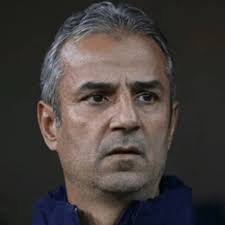
#> input picture resimkaristirma/isokartal.jpeg, 225 x 225 px
$ python resimkaristirma.py
#> lines starting #> are read from the running program, lines starting #| are printed output that depends on the picture
import cv2
import matplotlib.pyplot as plt

# Görselleri oku ve boyutlandır
img1 = cv2.imread("isokartal.jpeg")
#> img1 is the input picture: shape (225, 225, 3); mean B, G, R 60.6, 62.9, 69.2
img2 = cv2.imread("stad.jpeg")
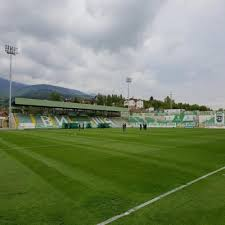
#> input picture resimkaristirma/stad.jpeg, 225 x 225 px
#> img2 is the input picture: shape (225, 225, 3); mean B, G, R 105.1, 134.8, 121.4

img1 = cv2.resize(cv2.cvtColor(img1, cv2.COLOR_BGR2RGB), (800, 800))
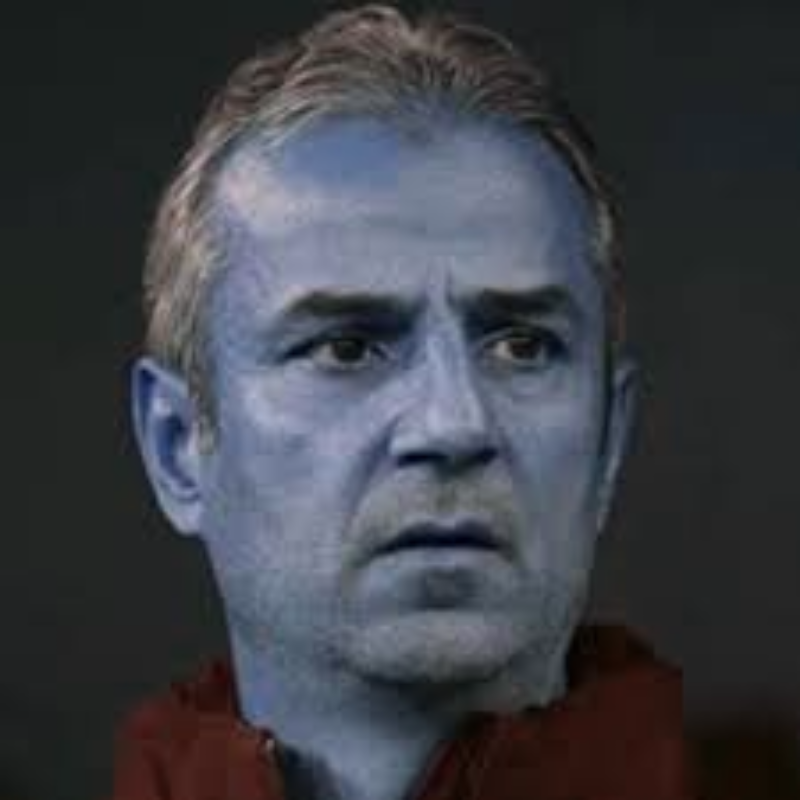
#> img1: shape (800, 800, 3); mean B, G, R 69.1, 62.8, 60.5
img2 = cv2.resize(cv2.cvtColor(img2, cv2.COLOR_BGR2RGB), (800, 800))
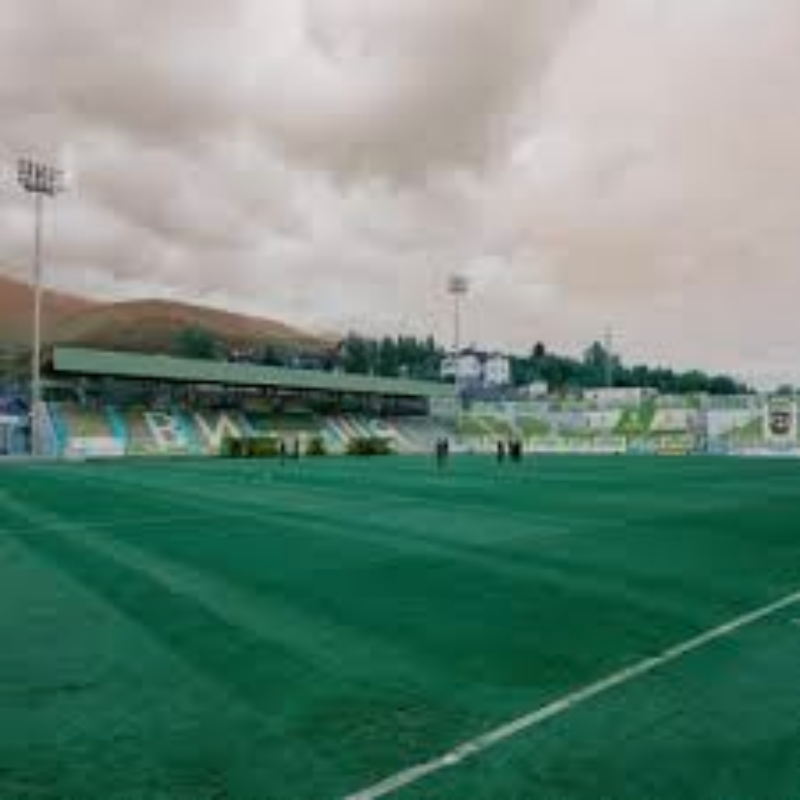
#> img2: shape (800, 800, 3); mean B, G, R 121.3, 134.7, 105

# Görselleri karıştır
blended = cv2.addWeighted(img1, 0.8, img2, 0.2, 0)
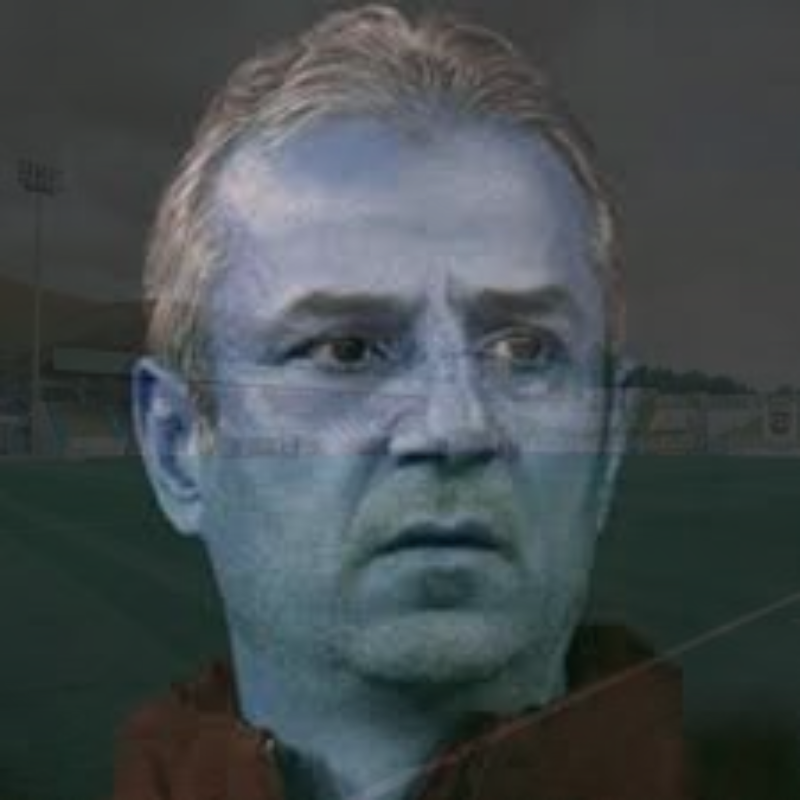
#> blended: shape (800, 800, 3); mean B, G, R 79.6, 77.2, 69.4

# Görseli göster ve kaydet
plt.imshow(blended)
plt.axis('off')
plt.savefig("karistirilanresim.jpg", bbox_inches='tight', pad_inches=0)
plt.show()
